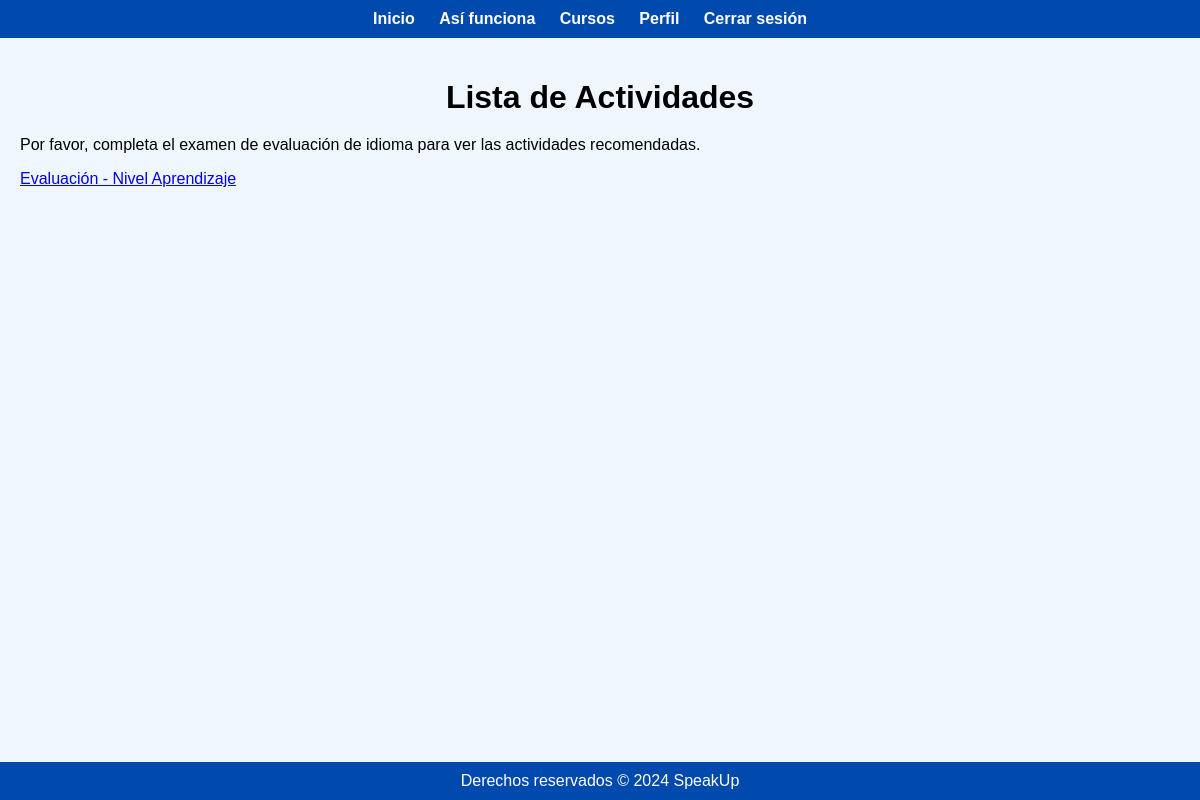
/activities/ (signed in), run on an earlier commit of the app's database.
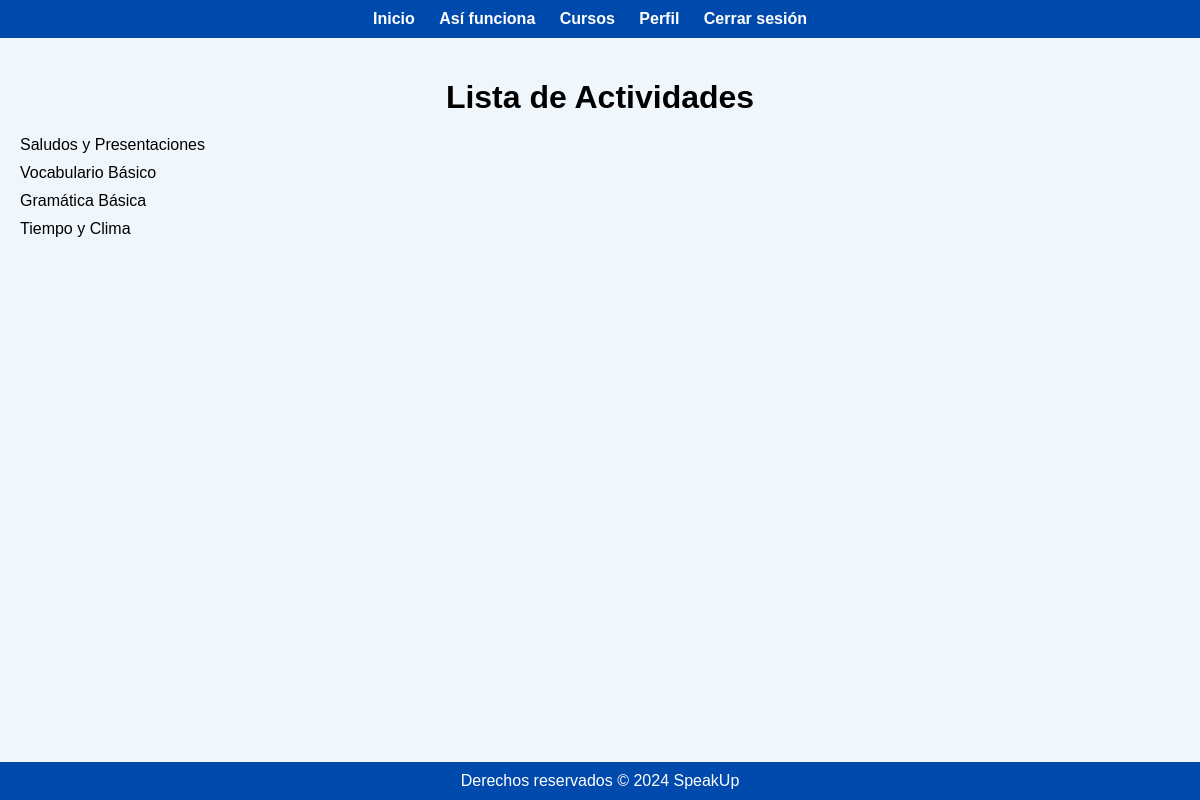
And on a later commit of the database.
### tutoria/models.py (models this page shows)
class Activity(models.Model):
    EVALUACION = 'evaluacion'
    BASIC = 'basico'
    INTERMEDIATE = 'intermedio'
    ADVANCED = 'avanzado'
    LEVEL_CHOICES = [
        (BASIC, 'Básico'),
        (INTERMEDIATE, 'Intermedio'),
        (ADVANCED, 'Avanzado'),
        (EVALUACION, 'Evaluación'),
    ]
    course = models.ForeignKey(Course, on_delete=models.CASCADE)
    name = models.CharField(max_length=200)
    description = models.TextField()
    nivel = models.CharField(max_length=20, choices=LEVEL_CHOICES, null=True, default=None)
    score = models.FloatField(null=True, blank=True)
    def __str__(self):
        return self.name

### tutoria/views.py (the view)
# urls.py: path('activities/', views.activities, name='activities'),
@login_required
def activities(request):
    student = request.user.student
    completed_activities = Progress.objects.filter(student=student, completed=True)
    language_assessment = Activity.objects.filter(name='Evaluación - Nivel Aprendizaje').first()
    has_language_assessment_completed = False
    if language_assessment:
        has_language_assessment_completed = language_assessment.id in [activity.activity.id for activity in completed_activities]
    recommended_activities = []
    if has_language_assessment_completed:
        recommended_activities = recommend_activities(student).exclude(score__gt=80)
    print("Contenido del contexto:", recommended_activities)
    context = {
        'recommended_activities': recommended_activities,
        'has_language_assessment_completed': has_language_assessment_completed,
        'language_assessment': language_assessment  # Pasar la actividad de evaluación de idioma al contexto
    }
    return render(request, 'activities.html', context)

### tutoria/recommendation_logic.py (called while the page is built)
def recommend_activities(student):
    user_progress = Progress.objects.filter(student=student)
    language_level = student.nivel_idioma
    recommended_activities = Activity.objects.none()
    if language_level == 'basico':
        recommended_activities = Activity.objects.filter(nivel='basico')
    elif language_level == 'intermedio':
        recommended_activities = Activity.objects.filter(nivel='intermedio')
    elif language_level == 'avanzado':
        recommended_activities = Activity.objects.filter(nivel='avanzado')
    for progress in user_progress:
        if progress.activity in recommended_activities:
            if progress.score is not None and progress.score > 80:
                recommended_activities = recommended_activities.exclude(id=progress.activity.id)
    return recommended_activities

### tutoria/templates/activities.html (shortened to what this page needs)
<!DOCTYPE html>
<html lang="es">
<head>
</head>
<body>
    <div class="menu">
        <ul>
            <li><a href="{% url 'home' %}">Inicio</a></li>
            <li><a href="{% url 'about' %}">Así funciona</a></li>
            <li><a href="{% url 'courses' %}">Cursos</a></li>
            <li><a href="{% url 'profile' %}">Perfil</a></li>
            <li><a href="{% url 'logout' %}">Cerrar sesión</a></li>
        </ul>
    </div>
    <div class="content">
        <h1>Lista de Actividades</h1>
        {% if has_language_assessment_completed %}
            {% if recommended_activities %}
                <ul>
                    {% for activity in recommended_activities %}
                        <li><a href="{% url 'activity_detail' activity.id %}">{{ activity.name }}</a></li>
                    {% endfor %}
                </ul>
            {% else %}
                <p>No hay actividades recomendadas disponibles.</p>
            {% endif %}
        {% else %}
            <p>Por favor, completa el examen de evaluación de idioma para ver las actividades recomendadas.</p>
            {% if language_assessment %}
                <p><a href="{% url 'activity_detail' language_assessment.id %}">{{ language_assessment.name }}</a></p>
            {% else %}
                <p>No se encontró la actividad de evaluación de idioma.</p>
            {% endif %}
        {% endif %}
    </div>
    <footer>
        <p>Derechos reservados &copy; 2024 SpeakUp</p>
    </footer>
</body>
</html>

What changed in the data, as far as the page shows it:
no longer on this page (row edited): Activity: name "Evaluación - Nivel Aprendizaje"
now on this page (row edited): Activity: name "Saludos y Presentaciones"
now on this page (row unchanged): Activity: name "Vocabulario Básico"
now on this page (row unchanged): Activity: name "Gramática Básica"
now on this page (row unchanged): Activity: name "Tiempo y Clima"
Also different on the page:
text no longer shown: "Por favor, completa el examen de evaluación de idioma para ver las actividades recomendadas."
